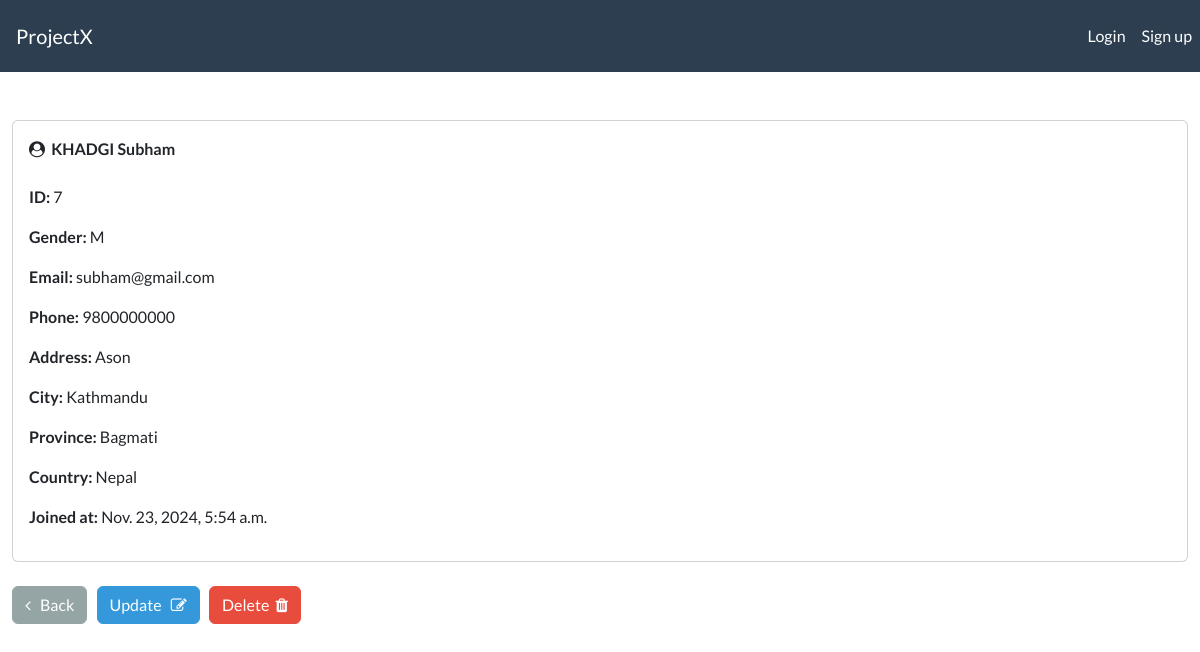
The page /view-record/7 on the database its author committed.
### webapp/models.py (models this page shows, shortened)
class Record(models.Model):
    MALE = 'M'
    FEMALE = 'F'
    GENDER_CHOICES = [
        (MALE, 'Male'),
        (FEMALE, 'Female'),
    ]
    user = models.ForeignKey(User, on_delete=models.SET_NULL, null=True, blank=True)
    creation_date = models.DateTimeField(auto_now_add=True)
    first_name = models.CharField(max_length= 255)
    last_name  = models.CharField(max_length= 255)
    email = models.CharField(max_length = 255)
    phone = models.CharField(max_length = 20)
    address = models.CharField(max_length= 255)
    city = models.CharField(max_length= 255)
    province = models.CharField(max_length=255)
    country = models.CharField(max_length=255)
    gender = models.CharField(max_length=1, choices=GENDER_CHOICES, null=True, blank=True)

### webapp/views.py (the view)
# urls.py: path('view-record/<int:pk>',views.singular_record,name = "view-record"),
def singular_record(request, pk):
    all_records = Record.objects.get(id = pk )
    context = {'record':all_records}
    return render(request, 'webapp/view-record.html', context=context)

### webapp/templates/webapp/view-record.html (shortened to what this page needs)
{% extends "webapp/base.html" %}
{% block content %}
<br>
<div class="card">
    <div class="card-body">
        <strong>
            <i class="fa fa-user-circle" aria-hidden="true"></i>&nbsp;
            {{record.last_name|upper}}
            {{record.first_name}}
        <br>
        </strong>
        <br>
        <p><strong> ID: </strong>{{record.id}}</p>
        <p><strong> Gender: </strong>{{record.gender}}</p>
        <p><strong> Email: </strong>{{record.email}}</p>
        <p><strong> Phone: </strong>{{record.phone}}</p>
        <p><strong> Address: </strong>{{record.address}}</p>
        <p><strong> City: </strong>{{record.city}}</p>
        <p><strong> Province: </strong>{{record.province}}</p>
        <p><strong> Country: </strong>{{record.country}}</p>
        <p><strong> Joined at: </strong>{{record.creation_date}}</p>
    </div>
</div>
<br>
<a href="{% url 'dashboard' %}" class="btn btn-secondary"><i class="fa fa-angle-left" aria-hidden="true"></i> &nbsp; Back</a>
<a href="{% url 'update_record' record.id %}" class="btn btn-info">Update &nbsp; <i class="fa fa-pencil-square-o" aria-hidden="true"></i></a>
<a href="{% url 'delete_record' record.id %}"
   class="btn btn-danger"
   onclick="return confirm('Are you sure you want to delete this record?');">
   Delete &nbsp;<i class="fa fa-trash" aria-hidden="true"></i>
</a>
{% endblock %}

### webapp/templates/webapp/base.html (style rules this page uses)
body { display: flex; flex-direction: column; min-height: 100vh; margin: 0; }

### rows shown on the page
Record: last_name "KHADGI", first_name "Subham", id "7", gender "M", email "subham@gmail.com", phone "9800000000", address "Ason", city "Kathmandu", province "Bagmati", country "Nepal", creation_date "Nov. 23, 2024, 5:54 a.m."
